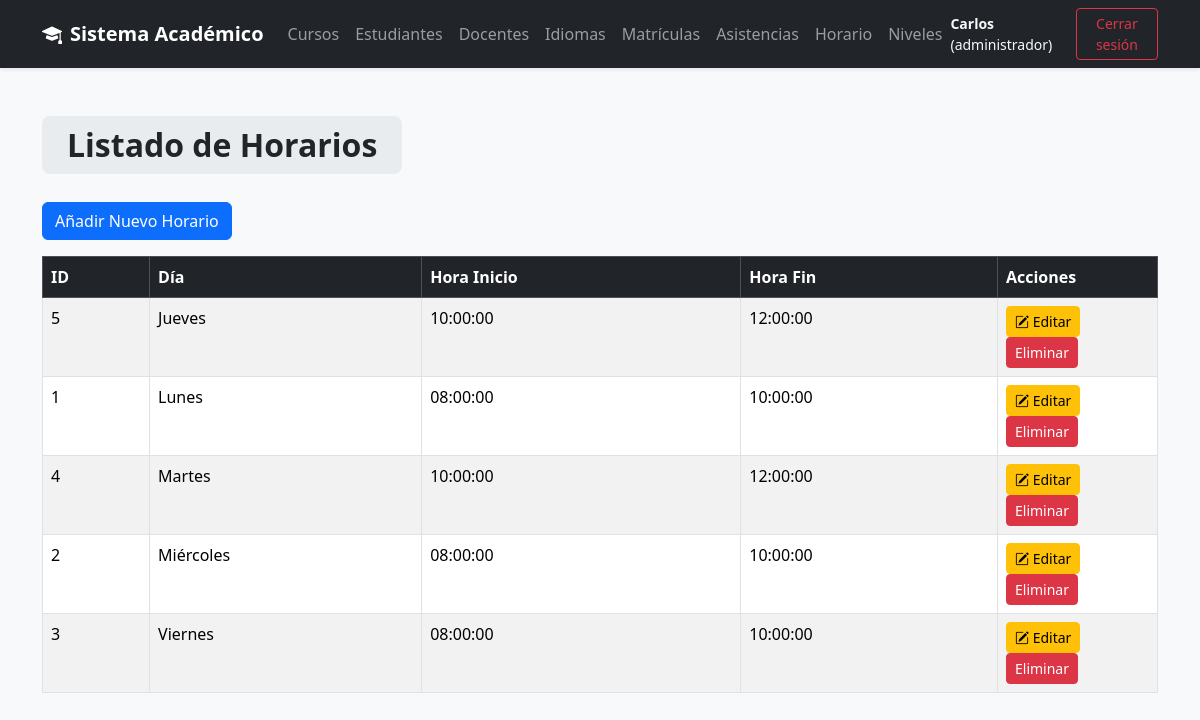
The page /views/horario/listar.php (signed in) on the database as committed earlier.
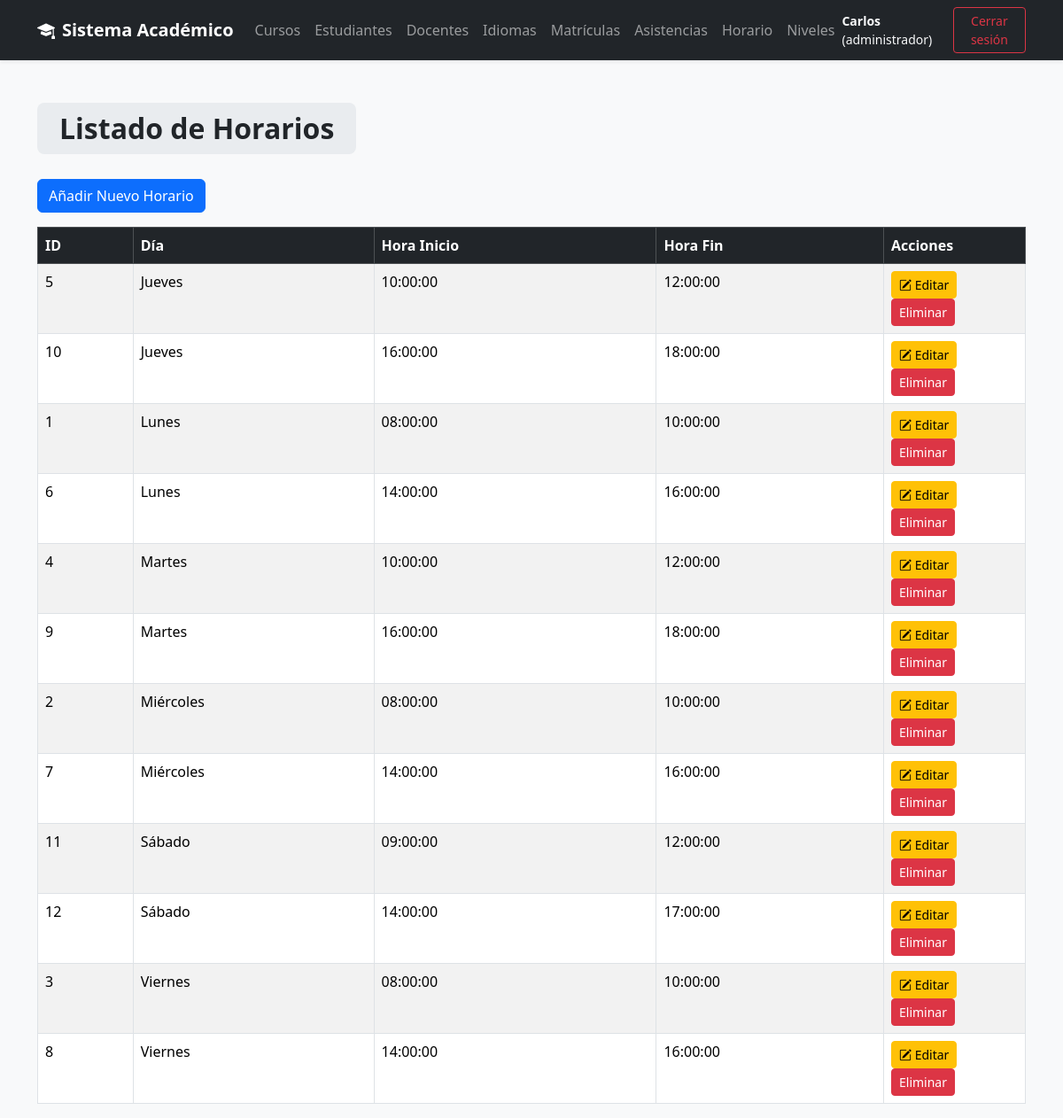
The same page on the database as committed later.
### tables this page shows
CREATE TABLE Horario (
    idHorario INT AUTO_INCREMENT PRIMARY KEY,
    diaSemana VARCHAR(20) NOT NULL,
    horaInicio TIME NOT NULL,
    horaFin TIME NOT NULL
);

### models/Horario.php (called while the page is built, shortened)
<?php
require_once __DIR__ . '/../config/conexion.php';
class Horario {
    private $conn;
    public function __construct() {
        $conexion = new Conexion();
        $this->conn = $conexion->iniciar();
    }
    public function listar() {
        try {
            $sql = "SELECT * FROM Horario ORDER BY diaSemana ASC, horaInicio ASC";
            $resultado = $this->conn->query($sql);
            return $resultado;
        } catch (Exception $e) {
            echo "Error al listar: " . $e->getMessage();
        }
        return [];
    }
}

### config/conexion.php (called while the page is built)
<?php
class Conexion {
    private $dsn;
    private $username;
    private $password;
    private $options;
    private $conexion;
    public function __construct(
        string $host = "localhost",
        string $dbname = "InstitutoIdiomas",
        string $username = "root",
        string $password = ""
    ) {
        $this->dsn = "mysql:host={$host};dbname={$dbname};charset=utf8mb4";
        $this->username = $username;
        $this->password = $password;
        $this->options = [PDO::ATTR_ERRMODE => PDO::ERRMODE_EXCEPTION];
    }
    public function iniciar(): ?PDO {
        try {
            if ($this->conexion === null) {
                $this->conexion = new PDO(
                    $this->dsn,
                    $this->username,
                    $this->password,
                    $this->options
                );
            }
            return $this->conexion;
        } catch (PDOException $e) {
            throw new Exception("Error en la conexión a la base de datos: " . $e->getMessage());
        }
    }
}

### views/horario/listar.php (the view, shortened to what this page needs)
<?php
require_once '../../models/Horario.php';
$horario = new Horario();
$resultado = $horario->listar();
?>
<!DOCTYPE html>
<html lang="es">
<head>
    <link href="https://cdn.jsdelivr.net/npm/bootstrap@5.3.3/dist/css/bootstrap.min.css" rel="stylesheet">
    <link rel="stylesheet" href="https://cdn.jsdelivr.net/npm/bootstrap-icons@1.11.3/font/bootstrap-icons.min.css">
</head>
<body>
<?php require_once("../layout/header.php"); ?>
<div class="container mt-5">
    <h2>
        <span class="title-box">Listado de Horarios</span>
    </h2>
    <?php if ($_SESSION['perfil'] === 'administrador'): ?>
    <a href="crear.php" class="btn btn-primary mb-3">
        Añadir Nuevo Horario
    </a>
<?php endif;?>
    <div class="table-responsive">
        <table class="table table-bordered table-striped">
            <thead class="table-dark">
                <tr>
                    <th>ID</th>
                    <th>Día</th>
                    <th>Hora Inicio</th>
                    <th>Hora Fin</th>
                    <th style="width: 160px;">Acciones</th>
                </tr>
            </thead>
            <tbody>
            <?php
            if ($resultado) {
                foreach ($resultado as $row) {
            ?>
                <tr>
                    <td><?php echo $row["idHorario"]; ?></td>
                    <td><?php echo $row["diaSemana"]; ?></td>
                    <td><?php echo $row["horaInicio"]; ?></td>
                    <td><?php echo $row["horaFin"]; ?></td>
                    <td>
                        <?php if ($_SESSION['perfil'] === 'administrador'): ?>
                        <a href="editar.php?id=<?php echo $row['idHorario']; ?>"
                            class="btn btn-warning btn-sm">
                            <i class="bi bi-pencil-square"></i> Editar
                        </a>
                        <a href="../../controllers/HorarioController.php?action=eliminar&id=<?php echo $row['idHorario']; ?>"
                           class="btn btn-danger btn-sm"
                           onclick="return confirm('¿Estás seguro de eliminar este horario?');">
                            Eliminar
                        </a>
                        <?php else: ?>
                                <span class="badge bg-secondary">Solo lectura</span>
                        <?php endif;?>
                    </td>
                </tr>
            <?php
                }
            }
            ?>
            </tbody>
        </table>
    </div>
</div>
</body>
</html>

Rows that differ between the two databases and show on the page:
added horario: idHorario "10", diaSemana "Jueves", horaInicio "16:00:00", horaFin "18:00:00"
added horario: idHorario "6", diaSemana "Lunes", horaInicio "14:00:00", horaFin "16:00:00"
added horario: idHorario "9", diaSemana "Martes", horaInicio "16:00:00", horaFin "18:00:00"
added horario: idHorario "7", diaSemana "Miércoles", horaInicio "14:00:00", horaFin "16:00:00"
added horario: idHorario "11", diaSemana "Sábado", horaInicio "09:00:00", horaFin "12:00:00"
added horario: idHorario "12", diaSemana "Sábado", horaInicio "14:00:00", horaFin "17:00:00"
added horario: idHorario "8", diaSemana "Viernes", horaInicio "14:00:00", horaFin "16:00:00"
